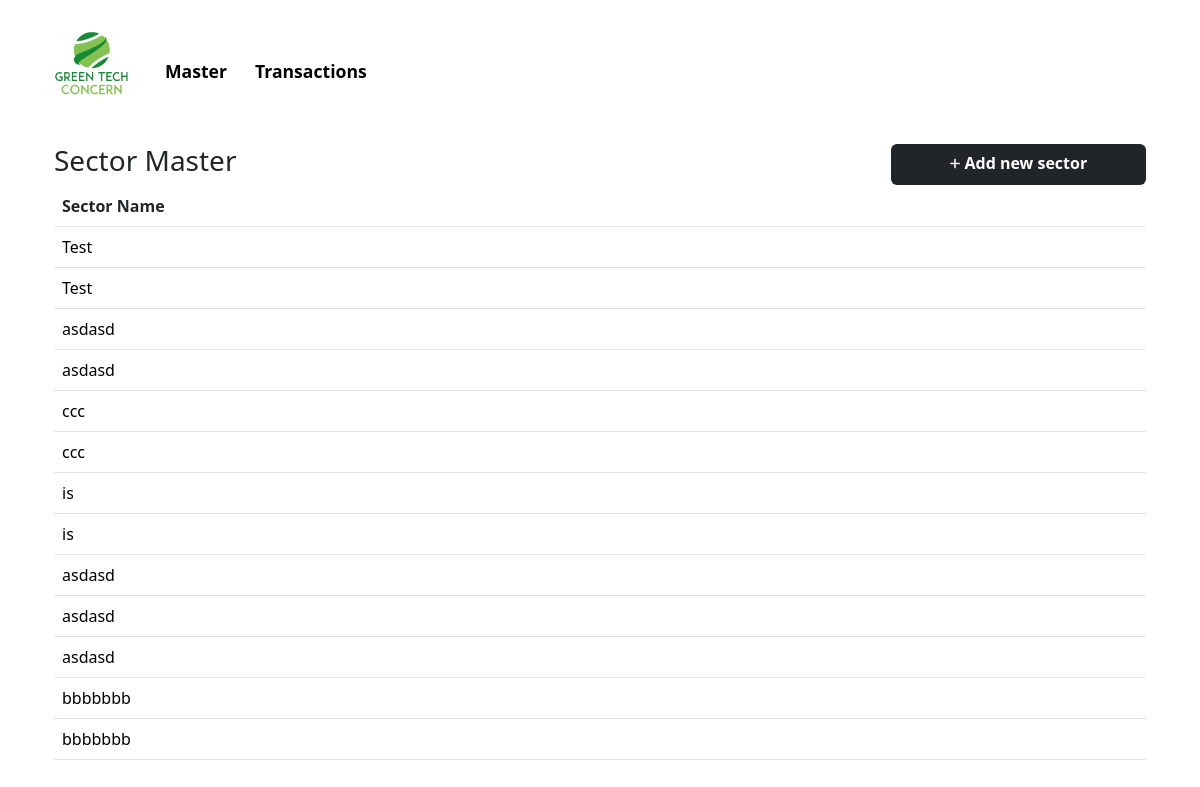
The page /master/?selection=sector on the database its author committed.
### resecurityapp/models.py (models this page shows, shortened)
class Sector(models.Model):
    Sector_Name = models.CharField(max_length=100)

### resecurityapp/views.py (the view)
# urls.py: path('master/', views.master, name='master'),
def master(request):
    companies = Company.objects.all()
    sectors = Sector.objects.all()
    services = Service.objects.all()
    vias = Via.objects.all()
    statuses = Status.objects.all()
    brands = Brand.objects.all()
    partners = Partner.objects.all()
    selection = request.GET.get('selection', None)
    return render(request, 'master.html', {'companies': companies, 'sectors': sectors, 'services': services, 'vias': vias, 'statuses': statuses, 'brands': brands, 'partners': partners, 'selection': selection})

### templates/master.html (shortened to what this page needs)
{% load static %}
<!doctype html>
<html lang="en">
<head>
    <link href="https://cdn.jsdelivr.net/npm/bootstrap@5.3.2/dist/css/bootstrap.min.css" rel="stylesheet">
    <link href="{% static 'css/homepage.css' %}" rel="stylesheet">
</head>
<body>
    <div class="container">
        <div id="navbar">
            <nav class="navbar navbar-expand-lg justify-content-center">
                <div class="container-fluid mt-3">
                    <a class="navbar-brand" href="{% url 'index' %}">
                        <img src="{% static 'images/logo.png' %}" alt="Resecurity CRM" width="75">
                    </a>
                    <div class="collapse navbar-collapse" id="navbarNav">
                        <ul class="navbar-nav mt-3">
                            <li class="nav-item" id="master">
                                <a class="nav-link fw-semibold" style="cursor: pointer;">Master</a>
                            </li>
                            <li class="nav-item active" id="transactions">
                                <a class="nav-link fw-semibold" href="{% url 'index' %}">Transactions</a>
                            </li>
                        </ul>
                    </div>
                </div>
            </nav>
        </div>
        {% if selection == "company" %}
        <div id="company-section">
            <div class="container mt-5">
                <div class="row g-3">
                    <div class="col">
                        <input class="form-control me-2 py-2" type="search" id="company-search" placeholder="Search" aria-label="Search">
                    </div>
                    <div class="col-3">
                        <a href="{% url 'newcompany' %}">
                            <button type="submit" class="btn fw-semibold w-100" name="company-submit" style="background-color: #212529;">
                                <i class="fa-solid fa-plus fa-xs" style="color: #ffffff;"></i> Add new company
                            </button>
                        </a>
                    </div>
                </div>
                <div class="hl mt-3"></div>
            </div>
            <div id="company-detail-content" class="company-detail-content container">
                <h3>Company Master</h3>
                <table class="table">
                    <thead>
                        <tr>
                            <th scope="col">Company Name</th>
                            <th scope="col"></th>
                            <th scope="col"></th>
                        </tr>
                    </thead>
                    <tbody>
                        {% for company in companies %}
                        <tr>
                            <td>{{ company.Company_Name }}</td>
                            <td>
                                <a href="{% url 'companyform' company.id %}">
                                    <i class="fa-solid fa-pen-to-square" style="color: #212529;"></i>
                                </a>
                            </td>
                            <td>
                                <a href="{% url 'companydetails' company.id %}">
                                    <i class="fa-solid fa-eye" style="color: #212529;"></i>
                                </a>
                            </td>
                        </tr>
                        {% endfor %}
                    </tbody>
                </table>
            </div>
        </div>
        {% elif selection == "sector" %}
        <div id="sector-detail-content" class="sector-detail-content container">
            <div class="row">
                <div class="col">
                    <h3>Sector Master</h3>
                </div>
                <div class="col-3">
                    <a href="{% url 'newform' %}?formtype=sector">
                        <button type="submit" class="btn fw-semibold w-100" name="sector-submit" style="background-color: #212529;">
                            <i class="fa-solid fa-plus fa-xs" style="color: #ffffff;"></i> Add new sector
                        </button>
                    </a>
                </div>
            </div>
            <table class="table">
                <thead>
                    <tr>
                        <th scope="col">Sector Name</th>
                    </tr>
                </thead>
                <tbody>
                    {% for sector in sectors %}
                    <tr>
                        <td>{{ sector.Sector_Name }}</td>
                    </tr>
                    {% endfor %}
                </tbody>
            </table>
        </div>
        {% endif %}
    </div>
</body>
</html>

### static/css/homepage.css (style rules this page uses)
body { margin: 0; padding: 0; box-sizing: border-box; }
html { scroll-behavior: smooth; }
.nav-link { margin-left: 1vw; font-size: 1.1rem; color: black; }
.btn { background-color: black; color: white; padding-bottom: 1.1vh; }
.company-content, .company-detail-content, .sector-content, .sector-detail-content, .service-content, .service-detail-content, .via-content, .via-detail-content, .status-content, .status-detail-content, .brand-content, .brand-detail-content, .partner-content, .partner-detail-content { margin-top: 3%; }
.company-detail-content th, .sector-detail-content th, .service-detail-content th, .via-detail-content th, .status-detail-content th, .brand-detail-content, .partner-detail-content th { color: #212529; }

### rows shown on the page
Sector: Sector_Name "Test"
Sector: Sector_Name "Test"
Sector: Sector_Name "asdasd"
Sector: Sector_Name "asdasd"
Sector: Sector_Name "ccc"
Sector: Sector_Name "ccc"
Sector: Sector_Name "is"
Sector: Sector_Name "is"
Sector: Sector_Name "asdasd"
Sector: Sector_Name "asdasd"
Sector: Sector_Name "asdasd"
Sector: Sector_Name "bbbbbbb"
Sector: Sector_Name "bbbbbbb"
